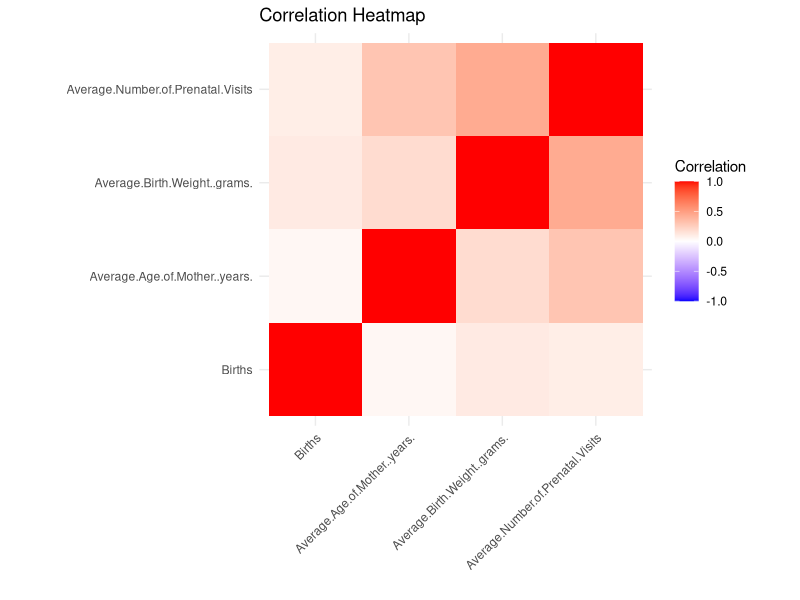
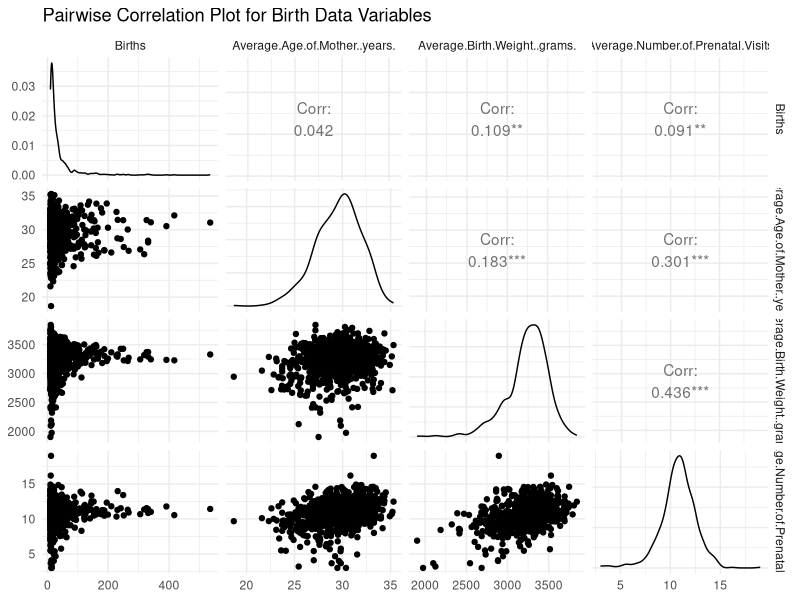

Recreate these plots in R, in order.
# Load required libraries
library(tidyr)
library(dplyr)
library(ggplot2)
library(GGally)

# Read the data directly using read.delim
data <- read.delim("birth_data_1-25_2021_MM-Yes.txt", sep="\t", header=TRUE, 
                   na.strings=c("", "NA", "---"))

# Select numeric columns of interest
numeric_cols <- c("Births", "Average.Age.of.Mother..years.", 
                  "Average.Birth.Weight..grams.", "Average.Number.of.Prenatal.Visits")

# Clean the data
cleaned_data <- data %>%
  select(all_of(numeric_cols)) %>%
  # Remove any non-numeric characters and convert to numeric
  mutate(across(everything(), ~as.numeric(gsub("[^0-9\\.-]", "", .)))) %>%
  # Remove rows with NA values
  na.omit()

# Print summary of cleaned data
print("Summary of cleaned data:")
summary(cleaned_data)

# Calculate correlation matrix
cor_matrix <- cor(cleaned_data, use = "complete.obs")

# Print correlation matrix
print("\nCorrelation matrix:")
print(round(cor_matrix, 3))

# Find pairs with high correlation (absolute value > 0.3)
high_corr_pairs <- which(abs(cor_matrix) > 0.3 & abs(cor_matrix) < 1, arr.ind = TRUE)

# Create summary of high correlations
high_corr_summary <- data.frame(
  Variable1 = rownames(cor_matrix)[high_corr_pairs[, 1]],
  Variable2 = colnames(cor_matrix)[high_corr_pairs[, 2]],
  Correlation = cor_matrix[high_corr_pairs]
)

# Remove duplicate pairs
high_corr_summary <- high_corr_summary[!duplicated(t(apply(high_corr_summary, 1, sort))), ]

# Print high correlation pairs
print("\nPairs with correlation > 0.3:")
print(high_corr_summary)

# Create correlation heatmap
ggplot(data = reshape2::melt(cor_matrix), 
       aes(x = Var1, y = Var2, fill = value)) +
  geom_tile() +
  scale_fill_gradient2(low = "blue", high = "red", mid = "white", 
                       midpoint = 0, limit = c(-1,1)) +
  theme_minimal() +
  theme(axis.text.x = element_text(angle = 45, hjust = 1)) +
  labs(title = "Correlation Heatmap",
       x = "", y = "", fill = "Correlation") +
  coord_fixed()

# Create scatterplot matrix
ggpairs(cleaned_data, 
        title = "Pairwise Correlation Plot for Birth Data Variables") +
  theme_minimal()